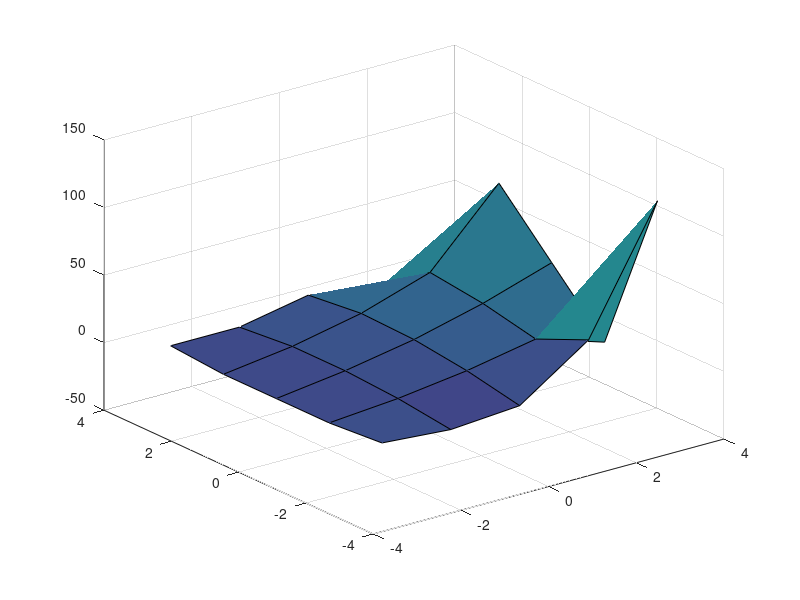

This figure's MATLAB source:
%Maria Violeta Paez 
%Helmholtz Equation - MECE 5397
clc
clear all 
%Ghost nodes, made as input in order to manipulate the code
n=input('Enter your value for n=')
%Given values, constants
gamma=-1; ax=-pi; ay=-pi; by=pi; bx=pi;
%Creating vector with linespace function
x=linspace(ax,bx,n); y=linspace(ay,by,n);
%Boundary conditions
u=zeros(n);
u(:,1)=ax;
u(:,n)=((bx-ax).^2.*cos((pi.*bx)./ax))+((y(:)-ay)./(by-ay)).*(bx.*(bx-ax).^2-((bx-ax).^2.*cos((pi.*bx)./ax)));
u(1,:)=x(:).*(x(:)-ax).^2;
u(n,:)=(x(:)-ax).^2.*cos(pi.*x(:)./ax);
h=length(x)/n;
it=1000;

for k=1:it
for  j=2:n-1
    for i=2:n-1
        F=sin(pi.*((x(i)-ax)/(bx-ax))).*cos((pi/2).*(2.*(((y(j)-ay)/(by-ay))+1)));
        u(i,j)= 1/(4).*(u(i-1,j)+u(i+1,j)+u(i,j-1)+u(i,j+1)).*(1/h);
    end 
end
end
surf(x,y,u)